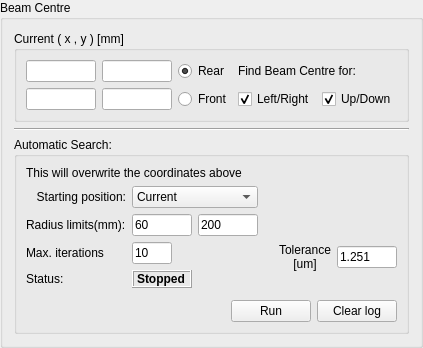
         <widget class="QGroupBox" name="groupBox_13">
          <property name="title">
           <string>Beam Centre</string>
          </property>
          <property name="flat">
           <bool>false</bool>
          </property>
          <property name="checkable">
           <bool>false</bool>
          </property>
          <layout class="QVBoxLayout" name="verticalLayout_12" stretch="0,1,2">
           <item>
            <widget class="QGroupBox" name="beam_centre_finder_groupbox">
             <property name="title">
              <string>Current ( x , y ) [mm]</string>
             </property>
             <layout class="QGridLayout" name="gridLayout_31">
              <item row="0" column="0">
               <widget class="QLineEdit" name="rear_beam_x">
                <property name="maximumSize">
                 <size>
                  <width>70</width>
                  <height>16777215</height>
                 </size>
                </property>
                <property name="text">
                 <string/>
                </property>
               </widget>
              </item>
              <item row="0" column="1">
               <widget class="QLineEdit" name="rear_beam_y">
                <property name="maximumSize">
                 <size>
                  <width>70</width>
                  <height>16777215</height>
                 </size>
                </property>
               </widget>
              </item>
              <item row="0" column="2">
               <widget class="QRadioButton" name="rear_radio">
                <property name="text">
                 <string>Rear</string>
                </property>
                <property name="checked">
                 <bool>true</bool>
                </property>
               </widget>
              </item>
              <item row="1" column="0">
               <widget class="QLineEdit" name="front_beam_x">
                <property name="maximumSize">
                 <size>
                  <width>70</width>
                  <height>16777215</height>
                 </size>
                </property>
                <property name="text">
                 <string/>
                </property>
               </widget>
              </item>
              <item row="1" column="1">
               <widget class="QLineEdit" name="front_beam_y">
                <property name="maximumSize">
                 <size>
                  <width>70</width>
                  <height>16777215</height>
                 </size>
                </property>
               </widget>
              </item>
              <item row="1" column="2">
               <widget class="QRadioButton" name="front_radio">
                <property name="text">
                 <string>Front</string>
                </property>
               </widget>
              </item>
              <item row="1" column="3">
               <layout class="QHBoxLayout" name="horizontalLayout_241">
                <item>
                 <widget class="QCheckBox" name="left_right_checkbox">
                  <property name="text">
                   <string>Left/Right</string>
                  </property>
                  <property name="checked">
                   <bool>true</bool>
                  </property>
                 </widget>
                </item>
                <item>
                 <widget class="QCheckBox" name="up_down_checkbox">
                  <property name="text">
                   <string>Up/Down</string>
                  </property>
                  <property name="checked">
                   <bool>true</bool>
                  </property>
                 </widget>
                </item>
               </layout>
              </item>
              <item row="0" column="3">
               <widget class="QLabel" name="label_161">
                <property name="text">
                 <string>Find Beam Centre for:</string>
                </property>
               </widget>
              </item>
             </layout>
             <zorder>label_161</zorder>
             <zorder>rear_beam_y</zorder>
             <zorder>rear_radio</zorder>
             <zorder>front_beam_y</zorder>
             <zorder>front_beam_x</zorder>
             <zorder>front_radio</zorder>
             <zorder>rear_beam_x</zorder>
            </widget>
           </item>
           <item>
            <widget class="Line" name="line_3">
             <property name="orientation">
              <enum>Qt::Horizontal</enum>
             </property>
            </widget>
           </item>
           <item>
            <widget class="QGroupBox" name="groupBox_8">
             <property name="title">
              <string>Automatic Search:</string>
             </property>
             <layout class="QVBoxLayout" name="verticalLayout_3">
              <item>
               <widget class="QLabel" name="label_59">
                <property name="text">
                 <string>This will overwrite the coordinates above</string>
                </property>
                <property name="wordWrap">
                 <bool>true</bool>
                </property>
               </widget>
              </item>
              <item>
               <layout class="QHBoxLayout" name="horizontalLayout_19">
                <item>
                 <layout class="QGridLayout" name="gridLayout_8">
                  <item row="0" column="0">
                   <widget class="QLabel" name="label_56">
                    <property name="text">
                     <string>Starting position:</string>
                    </property>
                    <property name="alignment">
                     <set>Qt::AlignRight|Qt::AlignTrailing|Qt::AlignVCenter</set>
                    </property>
                   </widget>
                  </item>
                  <item row="0" column="1" colspan="2">
                   <widget class="QComboBox" name="beamstart_box">
                    <property name="currentIndex">
                     <number>1</number>
                    </property>
                    <item>
                     <property name="text">
                      <string>Auto Find</string>
                     </property>
                    </item>
                    <item>
                     <property name="text">
                      <string>Current</string>
                     </property>
                    </item>
                   </widget>
                  </item>
                  <item row="1" column="0">
                   <widget class="QLabel" name="label_57">
                    <property name="text">
                     <string>Radius limits(mm):</string>
                    </property>
                   </widget>
                  </item>
                  <item row="1" column="1">
                   <widget class="QLineEdit" name="beam_rmin">
                    <property name="maximumSize">
                     <size>
                      <width>60</width>
                      <height>16777215</height>
                     </size>
                    </property>
                    <property name="text">
                     <string>60</string>
                    </property>
                   </widget>
                  </item>
                  <item row="1" column="2">
                   <widget class="QLineEdit" name="beam_rmax">
                    <property name="maximumSize">
                     <size>
                      <width>60</width>
                      <height>16777215</height>
                     </size>
                    </property>
                    <property name="text">
                     <string>200</string>
                    </property>
                   </widget>
                  </item>
                  <item row="2" column="0">
                   <widget class="QLabel" name="label_60">
                    <property name="text">
                     <string>Max. iterations</string>
                    </property>
                   </widget>
                  </item>
                  <item row="2" column="1">
                   <widget class="QLineEdit" name="beam_iter">
                    <property name="maximumSize">
                     <size>
                      <width>40</width>
                      <height>16777215</height>
                     </size>
                    </property>
                    <property name="text">
                     <string>10</string>
                    </property>
                   </widget>
                  </item>
                  <item row="3" column="0">
                   <widget class="QLabel" name="label_35">
                    <property name="text">
                     <string>Status: </string>
                    </property>
                   </widget>
                  </item>
                  <item row="3" column="1">
                   <widget class="QLabel" name="centre_stat">
                    <property name="frameShape">
                     <enum>QFrame::Box</enum>
                    </property>
                    <property name="frameShadow">
                     <enum>QFrame::Raised</enum>
                    </property>
                    <property name="text">
                     <string>&lt;!DOCTYPE HTML PUBLIC &quot;-//W3C//DTD HTML 4.0//EN&quot; &quot;http://www.w3.org/TR/REC-html40/strict.dtd&quot;&gt;
&lt;html&gt;&lt;head&gt;&lt;meta name=&quot;qrichtext&quot; content=&quot;1&quot; /&gt;&lt;style type=&quot;text/css&quot;&gt;
p, li { white-space: pre-wrap; }
&lt;/style&gt;&lt;/head&gt;&lt;body style=&quot; font-family:'Sans Serif'; font-size:9pt; font-weight:400; font-style:normal;&quot;&gt;
&lt;p style=&quot; margin-top:0px; margin-bottom:0px; margin-left:0px; margin-right:0px; -qt-block-indent:0; text-indent:0px;&quot;&gt;&lt;span style=&quot; font-weight:600;&quot;&gt;Stopped&lt;/span&gt;&lt;/p&gt;&lt;/body&gt;&lt;/html&gt;</string>
                    </property>
                    <property name="textFormat">
                     <enum>Qt::RichText</enum>
                    </property>
                   </widget>
                  </item>
                 </layout>
                </item>
                <item>
                 <spacer name="horizontalSpacer_7">
                  <property name="orientation">
                   <enum>Qt::Horizontal</enum>
                  </property>
                  <property name="sizeHint" stdset="0">
                   <size>
                    <width>10</width>
                    <height>20</height>
                   </size>
                  </property>
                 </spacer>
                </item>
                <item>
                 <layout class="QVBoxLayout" name="verticalLayout_4">
                  <item>
                   <spacer name="verticalSpacer_2">
                    <property name="orientation">
                     <enum>Qt::Vertical</enum>
                    </property>
                    <property name="sizeType">
                     <enum>QSizePolicy::Preferred</enum>
                    </property>
                    <property name="sizeHint" stdset="0">
                     <size>
                      <width>20</width>
                      <height>40</height>
                     </size>
                    </property>
                   </spacer>
                  </item>
                  <item>
                   <layout class="QHBoxLayout" name="horizontalLayout_8">
                    <item>
                     <widget class="QLabel" name="label_14">
                      <property name="text">
                       <string>Tolerance
[um]</string>
                      </property>
                      <property name="alignment">
                       <set>Qt::AlignCenter</set>
                      </property>
                     </widget>
                    </item>
                    <item>
                     <widget class="QLineEdit" name="toleranceLineEdit">
                      <property name="maximumSize">
                       <size>
                        <width>60</width>
                        <height>16777215</height>
                       </size>
                      </property>
                      <property name="text">
                       <string>1.251</string>
                      </property>
                     </widget>
                    </item>
                   </layout>
                  </item>
                 </layout>
                </item>
               </layout>
              </item>
              <item>
               <widget class="MantidQt::MantidWidgets::MessageDisplay" name="centre_logging" native="true">
                <property name="source" stdset="0">
                 <string>CentreFinder</string>
                </property>
               </widget>
              </item>
              <item>
               <layout class="QHBoxLayout" name="horizontalLayout_23">
                <item>
                 <spacer name="horizontalSpacer_24">
                  <property name="orientation">
                   <enum>Qt::Horizontal</enum>
                  </property>
                  <property name="sizeHint" stdset="0">
                   <size>
                    <width>40</width>
                    <height>20</height>
                   </size>
                  </property>
                 </spacer>
                </item>
                <item>
                 <widget class="QPushButton" name="runcentreBtn">
                  <property name="text">
                   <string>Run</string>
                  </property>
                 </widget>
                </item>
                <item>
                 <widget class="QPushButton" name="clear_centre_log">
                  <property name="text">
                   <string>Clear log</string>
                  </property>
                 </widget>
                </item>
               </layout>
              </item>
             </layout>
            </widget>
           </item>
          </layout>
         </widget>
